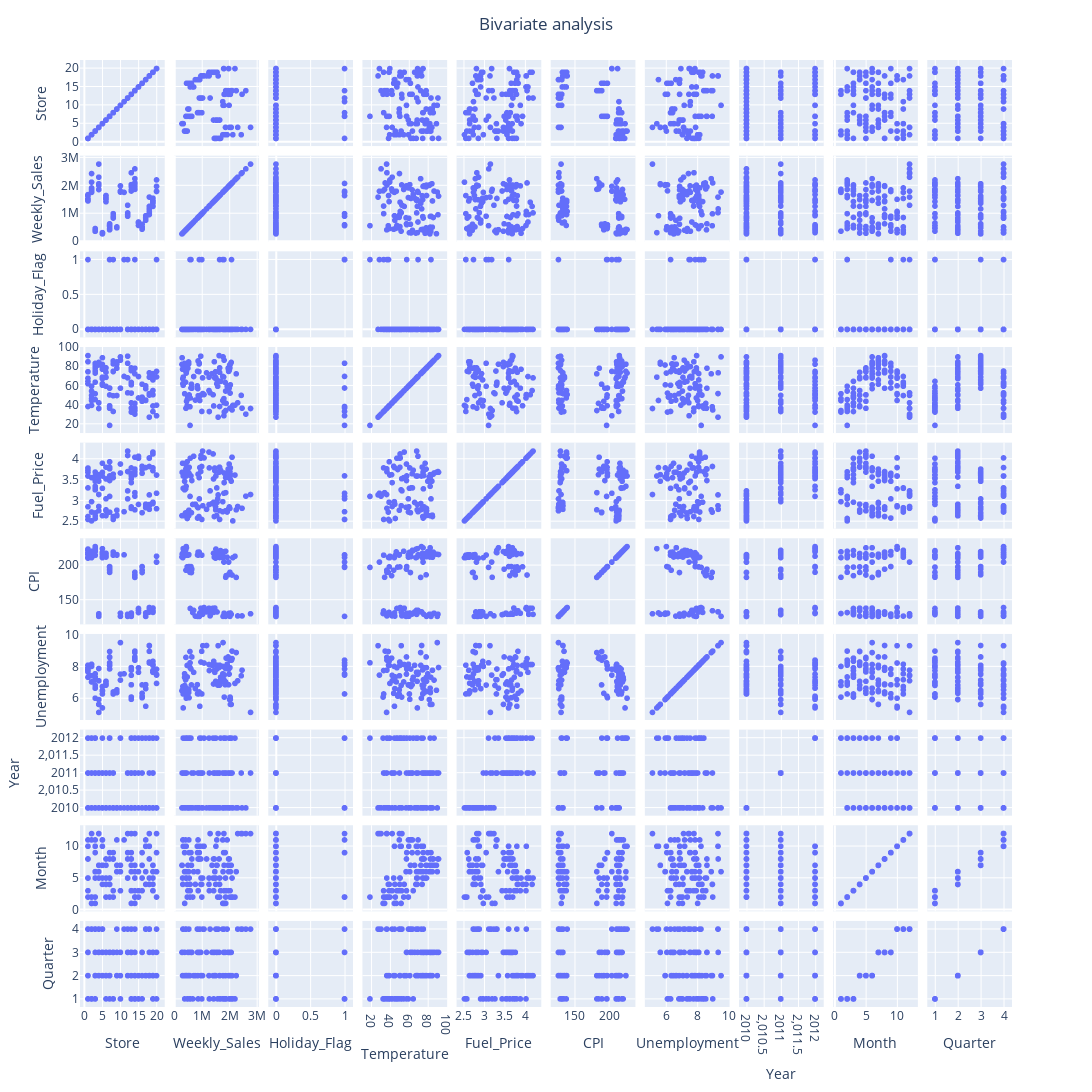

Here is the notebook cell this chart was saved with:
### Markdown cell above
## Checking our dataset before first training

### Code cell
# Visualize pairwise dependencies
fig2 = px.scatter_matrix(dataset)
fig2.update_layout(
        title = go.layout.Title(text = "Bivariate analysis", x = 0.5), showlegend = False,
            autosize=False, height=2000, width = 2000)
fig2.show()
fig2.write_image("graphics/Bivariate_analysis.png")
